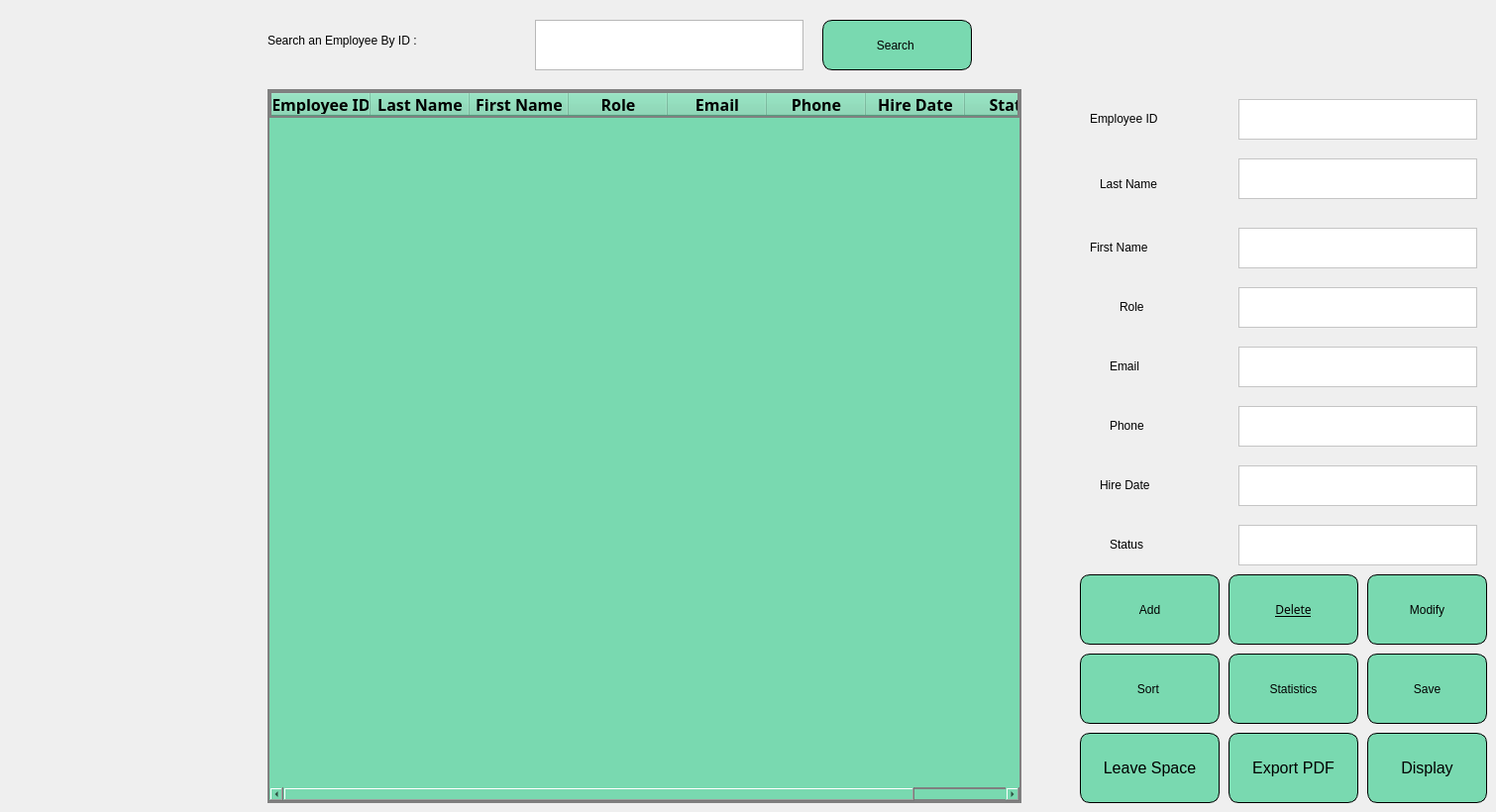
    <widget class="QWidget" name="page">
     <widget class="QTextEdit" name="textEdit">
      <property name="geometry">
       <rect>
        <x>1250</x>
        <y>100</y>
        <width>241</width>
        <height>41</height>
       </rect>
      </property>
      <property name="styleSheet">
       <string notr="true">background-color: rgb(255, 255, 255);</string>
      </property>
     </widget>
     <widget class="QLabel" name="label_24">
      <property name="geometry">
       <rect>
        <x>270</x>
        <y>20</y>
        <width>251</width>
        <height>41</height>
       </rect>
      </property>
      <property name="styleSheet">
       <string notr="true">font: 600 20px &quot;Sitka Display Semibold&quot;;
</string>
      </property>
      <property name="text">
       <string>Search an Employee By ID :</string>
      </property>
     </widget>
     <widget class="QPushButton" name="pushButton_10">
      <property name="geometry">
       <rect>
        <x>1240</x>
        <y>740</y>
        <width>131</width>
        <height>71</height>
       </rect>
      </property>
      <property name="styleSheet">
       <string notr="true"> font-size: 16px;     border:1px solid black;
border-radius:10px;
background-color:#79d9b0;
color:black
</string>
      </property>
      <property name="text">
       <string>Export PDF</string>
      </property>
      <property name="icon">
       <iconset resource="background.qrc">
        <normaloff>:/background/resources/pdf.png</normaloff>:/background/resources/pdf.png</iconset>
      </property>
      <property name="iconSize">
       <size>
        <width>35</width>
        <height>35</height>
       </size>
      </property>
     </widget>
     <widget class="QLabel" name="label_25">
      <property name="geometry">
       <rect>
        <x>1110</x>
        <y>170</y>
        <width>111</width>
        <height>31</height>
       </rect>
      </property>
      <property name="styleSheet">
       <string notr="true">font: 600 23px &quot;Sitka Display Semibold&quot;;</string>
      </property>
      <property name="text">
       <string>Last Name</string>
      </property>
     </widget>
     <widget class="QTextEdit" name="textEdit_3">
      <property name="geometry">
       <rect>
        <x>1250</x>
        <y>230</y>
        <width>241</width>
        <height>41</height>
       </rect>
      </property>
      <property name="styleSheet">
       <string notr="true">background-color: rgb(255, 255, 255);</string>
      </property>
     </widget>
     <widget class="QPushButton" name="pushButton_3">
      <property name="geometry">
       <rect>
        <x>1380</x>
        <y>740</y>
        <width>121</width>
        <height>71</height>
       </rect>
      </property>
      <property name="styleSheet">
       <string notr="true"> font-size: 16px;     border:1px solid black;
border-radius:10px;
background-color:#79d9b0;
color:black
</string>
      </property>
      <property name="text">
       <string>Display</string>
      </property>
      <property name="icon">
       <iconset resource="background.qrc">
        <normaloff>:/resources/r1.png</normaloff>:/resources/r1.png</iconset>
      </property>
      <property name="iconSize">
       <size>
        <width>40</width>
        <height>40</height>
       </size>
      </property>
     </widget>
     <widget class="QPushButton" name="pushButton_2">
      <property name="geometry">
       <rect>
        <x>1090</x>
        <y>580</y>
        <width>141</width>
        <height>71</height>
       </rect>
      </property>
      <property name="styleSheet">
       <string notr="true">border:1px solid black;
border-radius:10px;
background-color:#79d9b0;
color:black</string>
      </property>
      <property name="text">
       <string>Add</string>
      </property>
      <property name="icon">
       <iconset resource="background.qrc">
        <normaloff>:/background/resources/add.png</normaloff>:/background/resources/add.png</iconset>
      </property>
      <property name="iconSize">
       <size>
        <width>35</width>
        <height>35</height>
       </size>
      </property>
     </widget>
     <widget class="QTextEdit" name="textEdit_5">
      <property name="geometry">
       <rect>
        <x>1250</x>
        <y>350</y>
        <width>241</width>
        <height>41</height>
       </rect>
      </property>
      <property name="styleSheet">
       <string notr="true">background-color: rgb(255, 255, 255);</string>
      </property>
     </widget>
     <widget class="QTableWidget" name="tableWidget_2">
      <property name="geometry">
       <rect>
        <x>270</x>
        <y>90</y>
        <width>761</width>
        <height>721</height>
       </rect>
      </property>
      <property name="styleSheet">
       <string notr="true">border: 2px solid gray;
color: rgb(0, 0, 0);
color: rgb(0, 0, 0);
color: rgb(0, 0, 0);
color: rgb(0, 0, 0);
background:#79d9b0; </string>
      </property>
      <column>
       <property name="text">
        <string>Employee ID</string>
       </property>
       <property name="font">
        <font>
         <family>Perpetua</family>
         <pointsize>12</pointsize>
         <bold>true</bold>
        </font>
       </property>
      </column>
      <column>
       <property name="text">
        <string>Last Name</string>
       </property>
       <property name="font">
        <font>
         <family>Perpetua</family>
         <pointsize>12</pointsize>
         <bold>true</bold>
         <underline>false</underline>
        </font>
       </property>
      </column>
      <column>
       <property name="text">
        <string>First Name</string>
       </property>
       <property name="font">
        <font>
         <family>Perpetua</family>
         <pointsize>12</pointsize>
         <bold>true</bold>
        </font>
       </property>
      </column>
      <column>
       <property name="text">
        <string>Role</string>
       </property>
       <property name="font">
        <font>
         <family>Perpetua</family>
         <pointsize>12</pointsize>
         <bold>true</bold>
        </font>
       </property>
      </column>
      <column>
       <property name="text">
        <string>Email</string>
       </property>
       <property name="font">
        <font>
         <family>Perpetua</family>
         <pointsize>12</pointsize>
         <bold>true</bold>
        </font>
       </property>
      </column>
      <column>
       <property name="text">
        <string>Phone</string>
       </property>
       <property name="font">
        <font>
         <family>Perpetua</family>
         <pointsize>12</pointsize>
         <bold>true</bold>
        </font>
       </property>
      </column>
      <column>
       <property name="text">
        <string>Hire Date</string>
       </property>
       <property name="font">
        <font>
         <family>Perpetua</family>
         <pointsize>12</pointsize>
         <bold>true</bold>
        </font>
       </property>
      </column>
      <column>
       <property name="text">
        <string>Status</string>
       </property>
       <property name="font">
        <font>
         <family>Perpetua</family>
         <pointsize>12</pointsize>
         <bold>true</bold>
        </font>
       </property>
      </column>
     </widget>
     <widget class="QTextEdit" name="textEdit_4">
      <property name="geometry">
       <rect>
        <x>1250</x>
        <y>290</y>
        <width>241</width>
        <height>41</height>
       </rect>
      </property>
      <property name="styleSheet">
       <string notr="true">background-color: rgb(255, 255, 255);</string>
      </property>
     </widget>
     <widget class="QPushButton" name="pushButton_7">
      <property name="geometry">
       <rect>
        <x>1090</x>
        <y>660</y>
        <width>141</width>
        <height>71</height>
       </rect>
      </property>
      <property name="styleSheet">
       <string notr="true">border:1px solid black;
border-radius:10px;
background-color:#79d9b0;
color:black
</string>
      </property>
      <property name="text">
       <string>Sort </string>
      </property>
      <property name="icon">
       <iconset resource="background.qrc">
        <normaloff>:/background/resources/descend.png</normaloff>:/background/resources/descend.png</iconset>
      </property>
      <property name="iconSize">
       <size>
        <width>34</width>
        <height>34</height>
       </size>
      </property>
     </widget>
     <widget class="QLabel" name="label_27">
      <property name="geometry">
       <rect>
        <x>1120</x>
        <y>420</y>
        <width>81</width>
        <height>20</height>
       </rect>
      </property>
      <property name="styleSheet">
       <string notr="true">font: 600 23px &quot;Sitka Display Semibold&quot;;</string>
      </property>
      <property name="text">
       <string>Phone</string>
      </property>
     </widget>
     <widget class="QTextEdit" name="textEdit_6">
      <property name="geometry">
       <rect>
        <x>1250</x>
        <y>410</y>
        <width>241</width>
        <height>41</height>
       </rect>
      </property>
      <property name="styleSheet">
       <string notr="true">background-color: rgb(255, 255, 255);</string>
      </property>
     </widget>
     <widget class="QPushButton" name="pushButton_5">
      <property name="geometry">
       <rect>
        <x>1380</x>
        <y>580</y>
        <width>121</width>
        <height>71</height>
       </rect>
      </property>
      <property name="styleSheet">
       <string notr="true">border:1px solid black;
border-radius:10px;
background-color:#79d9b0;
color:black
</string>
      </property>
      <property name="text">
       <string>Modify</string>
      </property>
      <property name="icon">
       <iconset resource="background.qrc">
        <normaloff>:/background/resources/modify.png</normaloff>:/background/resources/modify.png</iconset>
      </property>
      <property name="iconSize">
       <size>
        <width>35</width>
        <height>35</height>
       </size>
      </property>
     </widget>
     <widget class="QLabel" name="label_28">
      <property name="geometry">
       <rect>
        <x>1100</x>
        <y>240</y>
        <width>111</width>
        <height>20</height>
       </rect>
      </property>
      <property name="styleSheet">
       <string notr="true">font: 600 23px &quot;Sitka Display Semibold&quot;;</string>
      </property>
      <property name="text">
       <string>First Name</string>
      </property>
     </widget>
     <widget class="QPushButton" name="pushButton">
      <property name="geometry">
       <rect>
        <x>1380</x>
        <y>660</y>
        <width>121</width>
        <height>71</height>
       </rect>
      </property>
      <property name="styleSheet">
       <string notr="true">border:1px solid black;
border-radius:10px;
background-color:#79d9b0;
color:black
</string>
      </property>
      <property name="text">
       <string>Save</string>
      </property>
      <property name="icon">
       <iconset resource="background.qrc">
        <normaloff>:/resources/save.png</normaloff>:/resources/save.png</iconset>
      </property>
      <property name="iconSize">
       <size>
        <width>35</width>
        <height>35</height>
       </size>
      </property>
     </widget>
     <widget class="QTextEdit" name="textEdit_9">
      <property name="geometry">
       <rect>
        <x>1250</x>
        <y>470</y>
        <width>241</width>
        <height>41</height>
       </rect>
      </property>
      <property name="styleSheet">
       <string notr="true">background-color: rgb(255, 255, 255);</string>
      </property>
     </widget>
     <widget class="QPushButton" name="pushButton_9">
      <property name="geometry">
       <rect>
        <x>830</x>
        <y>20</y>
        <width>151</width>
        <height>51</height>
       </rect>
      </property>
      <property name="styleSheet">
       <string notr="true">border:1px solid black;
border-radius:10px;
background-color:#79d9b0;
color:black</string>
      </property>
      <property name="text">
       <string>Search </string>
      </property>
      <property name="icon">
       <iconset resource="gg.qrc">
        <normaloff>:/resources/search.jpg</normaloff>:/resources/search.jpg</iconset>
      </property>
      <property name="iconSize">
       <size>
        <width>30</width>
        <height>30</height>
       </size>
      </property>
     </widget>
     <widget class="QTextEdit" name="textEdit_2">
      <property name="geometry">
       <rect>
        <x>1250</x>
        <y>160</y>
        <width>241</width>
        <height>41</height>
       </rect>
      </property>
      <property name="styleSheet">
       <string notr="true">background-color: rgb(255, 255, 255);</string>
      </property>
     </widget>
     <widget class="QPushButton" name="pushButton_11">
      <property name="geometry">
       <rect>
        <x>1090</x>
        <y>740</y>
        <width>141</width>
        <height>71</height>
       </rect>
      </property>
      <property name="styleSheet">
       <string notr="true"> font-size: 16px;     border:1px solid black;
border-radius:10px;
background-color:#79d9b0;
color:black
</string>
      </property>
      <property name="text">
       <string>Leave Space</string>
      </property>
      <property name="icon">
       <iconset resource="gg.qrc">
        <normaloff>:/resources/13271410.png</normaloff>:/resources/13271410.png</iconset>
      </property>
      <property name="iconSize">
       <size>
        <width>40</width>
        <height>40</height>
       </size>
      </property>
     </widget>
     <widget class="QLabel" name="label_29">
      <property name="geometry">
       <rect>
        <x>1120</x>
        <y>540</y>
        <width>81</width>
        <height>20</height>
       </rect>
      </property>
      <property name="styleSheet">
       <string notr="true">font: 600 23px &quot;Sitka Display Semibold&quot;;</string>
      </property>
      <property name="text">
       <string>Status</string>
      </property>
     </widget>
     <widget class="QPushButton" name="pushButton_4">
      <property name="geometry">
       <rect>
        <x>1240</x>
        <y>580</y>
        <width>131</width>
        <height>71</height>
       </rect>
      </property>
      <property name="font">
       <font>
        <family>Sitka Display Semibold</family>
        <italic>false</italic>
        <underline>true</underline>
        <fontweight>DemiBold</fontweight>
       </font>
      </property>
      <property name="styleSheet">
       <string notr="true">border:1px solid black;
border-radius:10px;
background-color:#79d9b0;
color:black
</string>
      </property>
      <property name="text">
       <string>Delete</string>
      </property>
      <property name="icon">
       <iconset resource="background.qrc">
        <normaloff>:/background/resources/delete.png</normaloff>:/background/resources/delete.png</iconset>
      </property>
      <property name="iconSize">
       <size>
        <width>35</width>
        <height>35</height>
       </size>
      </property>
     </widget>
     <widget class="QLabel" name="label_30">
      <property name="geometry">
       <rect>
        <x>1120</x>
        <y>360</y>
        <width>81</width>
        <height>20</height>
       </rect>
      </property>
      <property name="styleSheet">
       <string notr="true">font: 600 23px &quot;Sitka Display Semibold&quot;;</string>
      </property>
      <property name="text">
       <string>Email</string>
      </property>
     </widget>
     <widget class="QPlainTextEdit" name="plainTextEdit">
      <property name="geometry">
       <rect>
        <x>540</x>
        <y>20</y>
        <width>271</width>
        <height>51</height>
       </rect>
      </property>
     </widget>
     <widget class="QLabel" name="label_32">
      <property name="geometry">
       <rect>
        <x>1100</x>
        <y>110</y>
        <width>121</width>
        <height>20</height>
       </rect>
      </property>
      <property name="styleSheet">
       <string notr="true">font: 600 23px &quot;Sitka Display Semibold&quot;;</string>
      </property>
      <property name="text">
       <string>Employee ID</string>
      </property>
     </widget>
     <widget class="QPushButton" name="pushButton_6">
      <property name="geometry">
       <rect>
        <x>1240</x>
        <y>660</y>
        <width>131</width>
        <height>71</height>
       </rect>
      </property>
      <property name="styleSheet">
       <string notr="true">border:1px solid black;
border-radius:10px;
background-color:#79d9b0;
color:black
</string>
      </property>
      <property name="text">
       <string>Statistics</string>
      </property>
      <property name="icon">
       <iconset resource="gg.qrc">
        <normaloff>:/resources/stats.png</normaloff>:/resources/stats.png</iconset>
      </property>
      <property name="iconSize">
       <size>
        <width>35</width>
        <height>35</height>
       </size>
      </property>
     </widget>
     <widget class="QLabel" name="label_33">
      <property name="geometry">
       <rect>
        <x>1110</x>
        <y>480</y>
        <width>101</width>
        <height>20</height>
       </rect>
      </property>
      <property name="styleSheet">
       <string notr="true">font: 600 23px &quot;Sitka Display Semibold&quot;;</string>
      </property>
      <property name="text">
       <string>Hire Date</string>
      </property>
     </widget>
     <widget class="QLabel" name="label_34">
      <property name="geometry">
       <rect>
        <x>1130</x>
        <y>300</y>
        <width>71</width>
        <height>20</height>
       </rect>
      </property>
      <property name="styleSheet">
       <string notr="true">font: 600 23px &quot;Sitka Display Semibold&quot;;</string>
      </property>
      <property name="text">
       <string>Role</string>
      </property>
     </widget>
     <widget class="QTextEdit" name="textEdit_7">
      <property name="geometry">
       <rect>
        <x>1250</x>
        <y>530</y>
        <width>241</width>
        <height>41</height>
       </rect>
      </property>
      <property name="styleSheet">
       <string notr="true">background-color: rgb(255, 255, 255);</string>
      </property>
     </widget>
    </widget>
